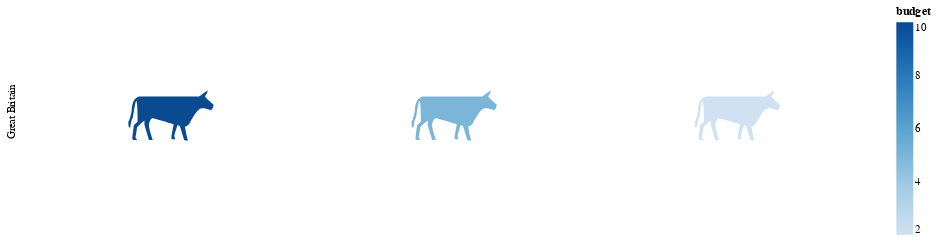

Vega-Lite specification stored for this chart:
### Vega-Lite specification from a JSON file in a GitHub repository (floating-point values rounded to 4 significant figures)
{"$schema": "https://vega.github.io/schema/vega-lite/v3.json", "config": {"view": {"stroke": ""}}, "width": 800, "height": 200, "data": {"values": [{"country": "Great Britain", "animal": "cattle", "budget": "2", "col": 3}, {"country": "Great Britain", "animal": "cattle", "budget": "5", "col": 2}, {"country": "Great Britain", "animal": "cattle", "budget": "10", "col": 1}]}, "mark": {"type": "point", "filled": true}, "encoding": {"x": {"field": "col", "type": "ordinal", "axis": null}, "y": {"field": "animal", "type": "ordinal", "axis": null}, "row": {"field": "country", "type": "nominal", "header": {"title": ""}}, "shape": {"field": "animal", "type": "nominal", "scale": {"domain": ["cattle"], "range": ["M4 -2c0 0 0.9 -0.7 1.1 -0.8c0.1 -0.1 -0.1 0.5 -0.3 0.7c-0.2 0.2 1.1 1.1 1.1 1.2c0 0.2 -0.2 0.8 -0.4 0.7c-0.1 0 -0.8 -0.3 -1.3 -0.2c-0.5 0.1 -1.3 1.6 -1.5 2c-0.3 0.4 -0.6 0.4 -0.6 0.4c0 0.1 0.3 1.7 0.4 1.8c0.1 0.1 -0.4 0.1 -0.5 0c0 0 -0.6 -1.9 -0.6 -1.9c-0.1 0 -0.3 -0.1 -0.3 -0.1c0 0.1 -0.5 1.4 -0.4 1.6c0.1 0.2 0.1 0.3 0.1 0.3c0 0 -0.4 0 -0.4 0c0 0 -0.2 -0.1 -0.1 -0.3c0 -0.2 0.3 -1.7 0.3 -1.7c0 0 -2.8 -0.9 -2.9 -0.8c-0.2 0.1 -0.4 0.6 -0.4 1c0 0.4 0.5 1.9 0.5 1.9l-0.5 0l-0.6 -2l0 -0.6c0 0 -1 0.8 -1 1c0 0.2 -0.2 1.3 -0.2 1.3c0 0 0.3 0.3 0.2 0.3c0 0 -0.5 0 -0.5 0c0 0 -0.2 -0.2 -0.1 -0.4c0 -0.1 0.2 -1.6 0.2 -1.6c0 0 0.5 -0.4 0.5 -0.5c0 -0.1 0 -2.7 -0.2 -2.7c-0.1 0 -0.4 2 -0.4 2c0 0 0 0.2 -0.2 0.5c-0.1 0.4 -0.2 1.1 -0.2 1.1c0 0 -0.2 -0.1 -0.2 -0.2c0 -0.1 -0.1 -0.7 0 -0.7c0.1 -0.1 0.3 -0.8 0.4 -1.4c0 -0.6 0.2 -1.3 0.4 -1.5c0.1 -0.2 0.6 -0.4 0.6 -0.4z"]}, "legend": null}, "color": {"field": "budget", "type": "quantitative"}, "tooltip": {"field": "budget", "type": "quantitative"}, "opacity": {"value": 1}, "size": {"value": 200}}}
